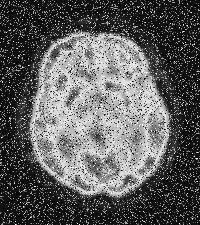
%> input picture hw10_ChaehyeonKim_2020250028/pet_noise.png (made grey), 200 x 225 px, given in place of lung.tif, which was not available
$ octave hw10_ChaehyeonKim_2020250028.m   (GNU Octave 9; MATLAB toolbox functions it lacks are replaced by stand-ins)
%> lines starting %> are read from the running program, lines starting %| are printed output that depends on the picture; in (x1, y1, x2, y2) boxes, pixels count from 0 and x2, y2 are one past the last pixel; in counts of white or black regions, pixels touching at a corner belong together; the program's own positions count from 1; pictures that were not available may be replaced by others from this repository, and a replacement may not be noted
### hw10_ChaehyeonKim_2020250028/disttrans.m
function res = disttrans(image, mask)
    backmask = rot90(rot90(mask));
    [mr, mc] = size(mask);

    if ((floor(mr/2) == ceil(mr/2)) | (floor(mc/2) == ceil(mc/2))) then
        error('The mask must have odd dimensions.')
    end

    [r, c] = size(image);
    nr = (mr-1) / 2;
    nc = (mc-1) / 2;
    image2 = zeros(r+mr-1, c+mc-1);
    image2(nr+1:r+nr, nc+1:c+nc) = image;
    image2(find(image2 == 0)) = Inf;
    image2(find(image2 == 1)) = 0;
    for i = nr+1:r+nr
        for j = nc+1:c+nc
            image2(i,j) = min(min(image2(i-nr:i+nr, j-nc:j+nc) + mask));
        end
    end
    for i = r+nr:-1:nr+1
        for j = c+nc:-1:nc+1
            image2(i,j) = min(min(image2(i-nr:i+nr, j-nc:j+nc) + backmask));
        end
    end

    res = image2(nr+1:r+nr, nc+1:c+nc);
end

### hw10_ChaehyeonKim_2020250028/hw10_ChaehyeonKim_2020250028.m
clc, clear, close all
%% 1. Boundary detection by the LUT
lung  = imread("lung.tif")>100;
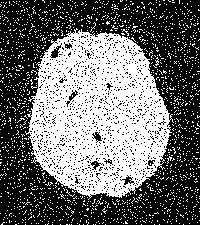
%> lung: size 225x200 logical; 42.8% white; 1740 white regions (1739 under 20 px), largest, box (x1, y1, x2, y2) and area: (25, 28, 174, 200) 16137

bdy4 = @(x)(x(5)==1)&(x(2)*x(4)*x(6)*x(8)) == 0;
LUT4 = makelut(bdy4, 3);
if LUT4(23) ==1 && length(find(LUT4==1)) == 240
    disp("- - - LUT4 Success - - -");
end
res4 = applylut(lung,LUT4);
%> res4: size 225x200 double; values 0 (black) and 1 (white), 21.5% white in thin lines or dots

bdy8 = @(x)(x(5)==1)&(x(1)*x(2)*x(3)*x(4)*x(6)*x(7)*x(8)*x(9)) == 0;
LUT8 = makelut(bdy8, 3);
if LUT8(23) ==1 && length(find(LUT8==1)) == 255
    disp("- - - LUT8 Success - - -");
end
res8 = applylut(lung,LUT8);
%> res8: size 225x200 double; values 0 (black) and 1 (white), 29.4% white in thin lines or dots

figure;
subplot(2,3,1); plot(LUT4); title("LUT4");
subplot(2,3,2); imshow(res4); title("Output image - 4");
subplot(2,3,3); imshow(lung); title("Original image");
subplot(2,3,4); plot(LUT8); title("LUT8");
subplot(2,3,5); imshow(res8); title("Output image - 8");
subplot(2,3,6); imshow(res8-res4,[]); title("Difference");
sgtitle("1. Boundary Detection by the LUT");
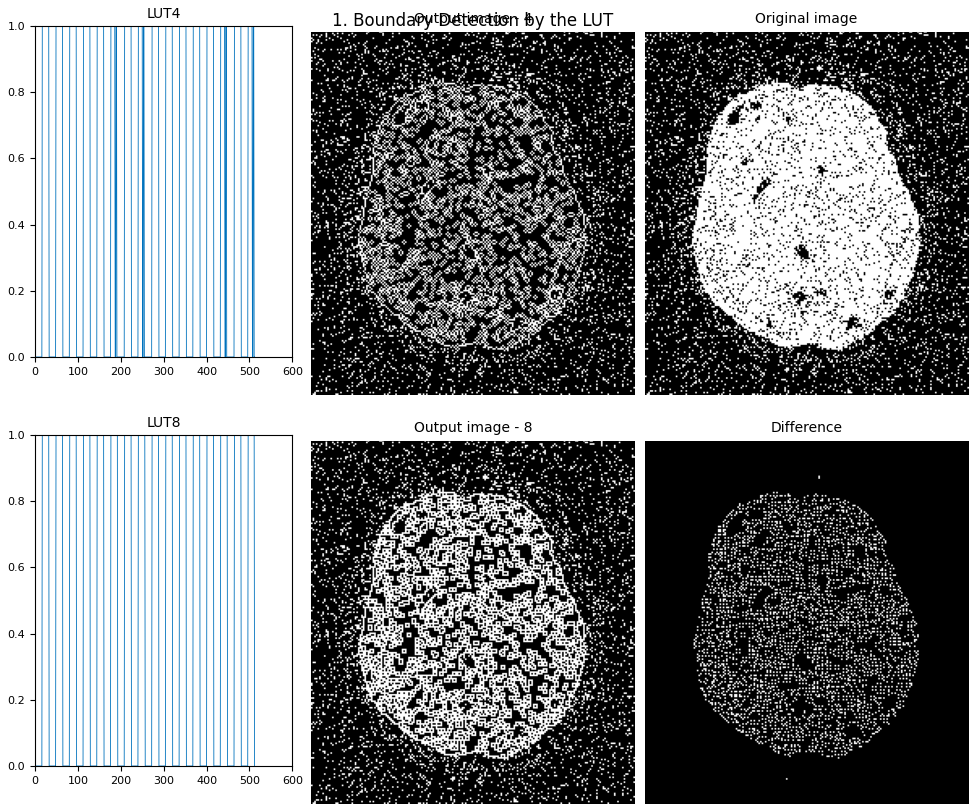
%> figure redrawn from the program's plot data, 6 panels

%% 2. Distance Transform
bi2 = load("prob2.mat").prob2;
mask = [Inf 1 Inf; 1 0 Inf; Inf Inf Inf];
bidt = disttrans(bi2,mask);

figure;
subplot(1,3,1); imshow(bi2,[]); title("Original binary image");
subplot(1,3,2); imshow(bidt,[]); title("Distance transformed image");
subplot(1,3,3); imshow(mask,[]); title("Mask");
sgtitle("2. Distance Transform");
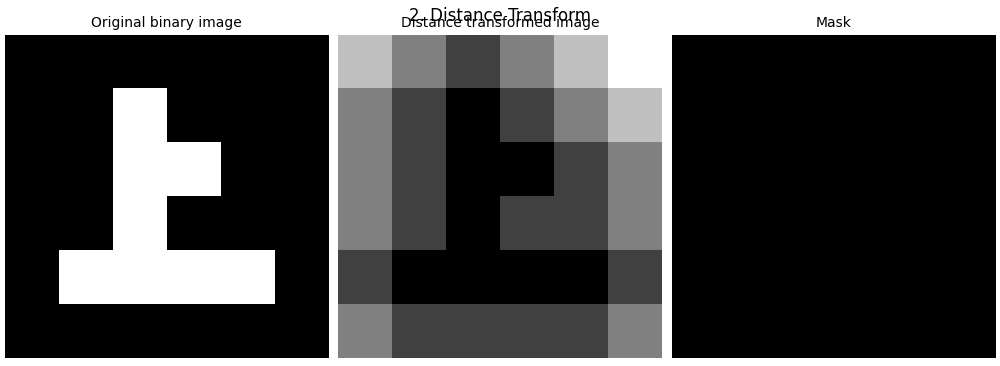
%> figure redrawn from the program's plot data, 3 panels

%% 3. Fourier Descriptor
bi3 = load("prob3.mat").prob3;
[x, y] = find(bi3 == 1);
% pos = [x,y];
comp = x + y.*1j ;
ft = fft(comp);
ft1 = zeros(size(ft));
ft1(1:2) = ft(1:2);
res3 = ifft(ft1);

figure;
subplot(1,2,1); plot(comp,'o'); title("Input shape"); axis square;
subplot(1,2,2); plot(res3,'o'); title("Output shape"); axis square;
sgtitle("3. Fourier Descriptor");
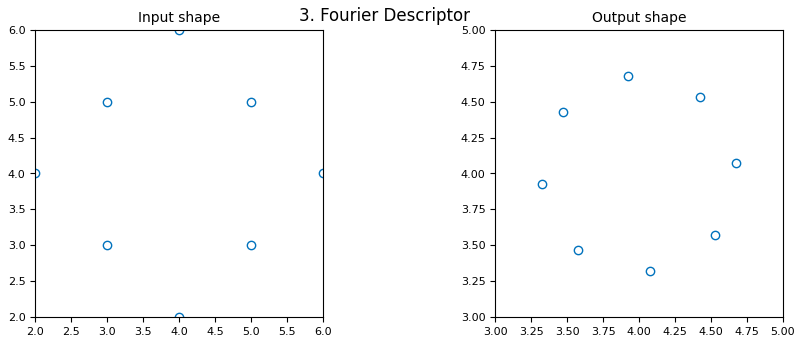
%> figure redrawn from the program's plot data, 2 panels

%% 4. Color Image Processing
petn = imread("pet_noise.png");
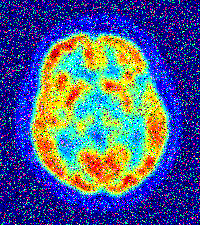
%> petn: size 225x200x3 uint8; mean R, G, B 77.9, 94.3, 135.7
res1 = medfilt2(petn(:,:,1),[5,5]);
res2 = medfilt2(petn(:,:,2),[5,5]);
res3 = medfilt2(petn(:,:,3),[5,5]);
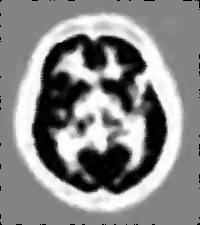
%> res3: size 225x200 uint8; min 0, max 255, mean 137.1
petc = cat(3, res1, res2, res3);
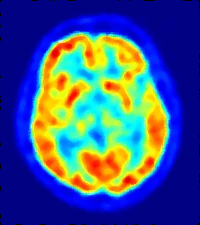
%> petc: size 225x200x3 uint8; mean R, G, B 64.8, 87.2, 137.1

figure;
subplot(1,2,1); imshow(petn); title("Noisy image");
subplot(1,2,2); imshow(petc); title("Noise removed");
sgtitle("4. Color Image Processing");
